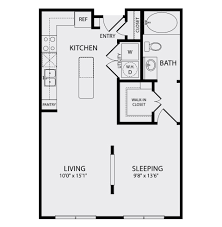
#> input picture Client/data/floorplans/placeholder5.png, 222 x 227 px
$ python -i cannyTests.py   (imports and definitions only)
#> lines starting #> are read from the running program, lines starting #| are printed output that depends on the picture; after the words box and inside, x2 and y2 are one past the last pixel; in counts of white or black regions, pixels touching at a corner belong together
# Ben Ryan C15507277

import cv2
import easygui
import numpy as np


def run():
	filename = easygui.fileopenbox('Choose an image')
#> the answer given: ../Client/data/floorplans/placeholder5.png
	img = cv2.imread(filename)
#> img is the input picture: shape (227, 222, 3); mean B, G, R 228.8, 227.7, 227.7

	imgGray = cv2.cvtColor(img, cv2.COLOR_BGR2GRAY)

	canny = cv2.Canny(imgGray, 150, 200)
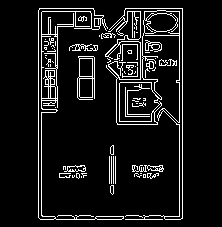
#> canny: shape (227, 222); 8.8% white in thin lines or dots, all inside (x1, y1, x2, y2) = (38, 8, 183, 220)
	canny = cv2.dilate(canny, None)
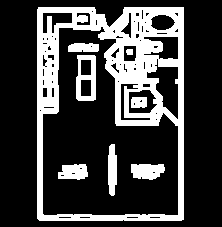
#> canny: shape (227, 222); 25.1% white; 8 white regions, largest, box (x1, y1, x2, y2) and area: (37, 7, 184, 221) 10418, (76, 55, 96, 101) 565, (131, 164, 165, 180) 442
	img[canny > 0.01 * canny.max()] = [0, 0, 255]
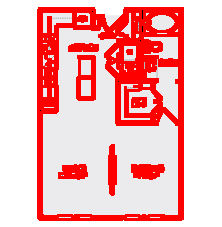
#> img: shape (227, 222, 3); mean B, G, R 184.1, 183.4, 247.5

	cv2.imshow('Detected edges in red', img)
	cv2.waitKey(0)

>>> result = run()
